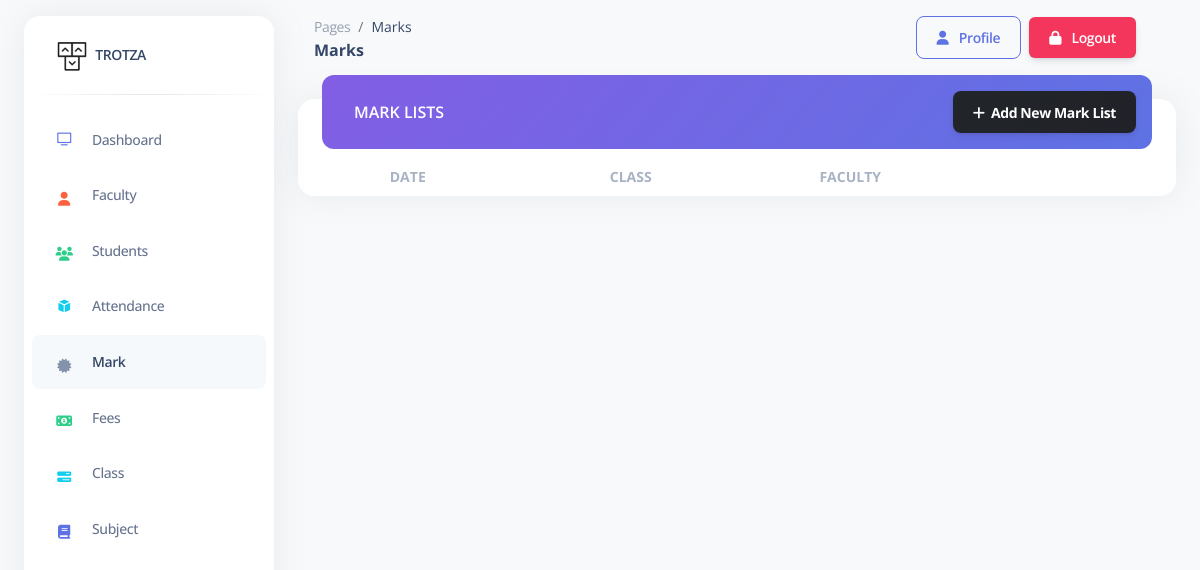
The app's page /admin/pages/marks.php, older data.
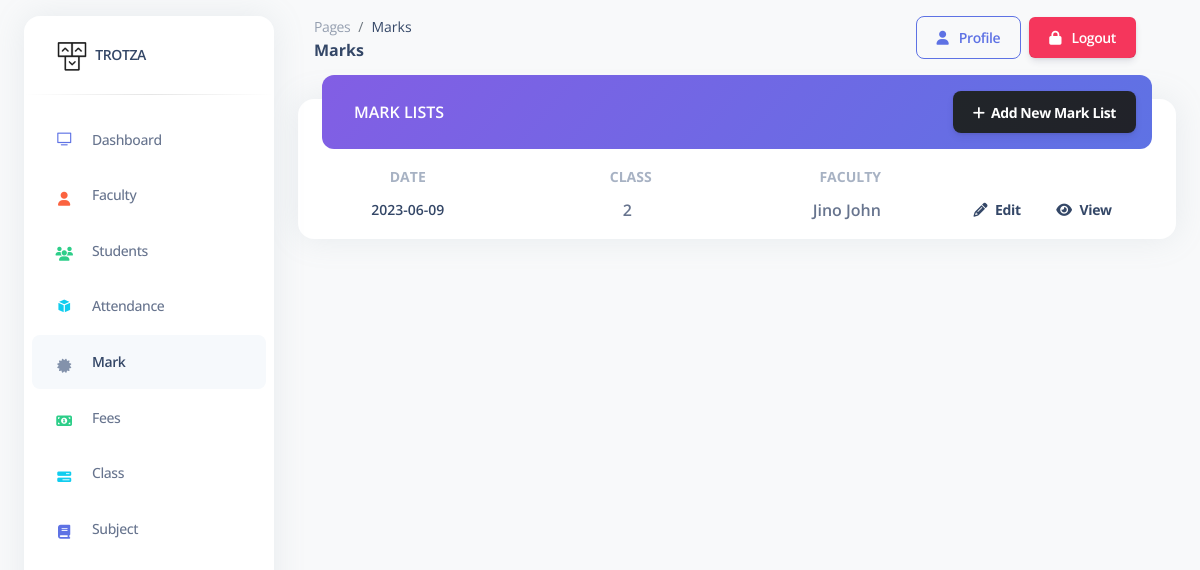
The same page, newer data.
### tables this page shows
CREATE TABLE `mark_master` (
  `markid` int(11) NOT NULL,
  `date` date NOT NULL,
  `fid` int(11) NOT NULL,
  `class` int(11) NOT NULL
);

CREATE TABLE `faculty_data` (
  `fid` int(11) NOT NULL,
  `name` varchar(100) NOT NULL,
  `email` varchar(100) NOT NULL,
  `mobile` bigint(20) NOT NULL
);

### admin/pages/marks.php (the view, shortened to what the changed rows need)
<?php
include '../includes/connection.php';
?>
<!DOCTYPE html>
<html lang="en">
<head>
    <link href="../assets/css/nucleo-icons.css" rel="stylesheet" />
    <link href="../assets/css/nucleo-svg.css" rel="stylesheet" />
    <link href="../assets/css/nucleo-svg.css" rel="stylesheet" />
    <link id="pagestyle" href="../assets/css/argon-dashboard.css?v=2.0.4" rel="stylesheet" />
</head>
<body class="g-sidenav-show   bg-gray-100">
    <main class="main-content position-relative border-radius-lg ">
        <div class="container-fluid py-4">
            <div class="row">
                <div class="col-12">
                    <div class="card mb-4">
                        <div class="card-body px-0 pt-3 pb-2">
                            <div class="table-responsive p-0">
                                <table class="align-items-center mb-0 w-100 d-block d-md-table text-sm">
                                    <thead>
                                        <tr>
                                            <th class="text-center text-uppercase text-secondary font-weight-bolder opacity-7"
                                                style="width: 25%;">
                                                Date</th>
                                            <th class="text-center text-uppercase text-secondary font-weight-bolder opacity-7 ps-2"
                                                style="width: 25%;">
                                                Class</th>
                                            <th class="text-center text-uppercase text-secondary font-weight-bolder opacity-7 ps-2 th-sm"
                                                style="width: 25%;">
                                                Faculty</th>
                                            <th class="text-center text-uppercase text-secondary font-weight-bolder opacity-7"
                                                style="width: 25%;">
                                            </th>
                                        </tr>
                                    </thead>
                                    <tbody>
                                        <?php
                                        $query = "SELECT mm.markid,mm.date,mm.class,fd.name FROM mark_master mm inner join faculty_data fd on mm.fid=fd.fid";
                                        $result = mysqli_query($conn, $query);
                                        while ($row = mysqli_fetch_array($result)) {
                                            ?>
                                            <tr>
                                                <td class="align-middle text-center">
                                                    <div class="d-flex flex-column ">
                                                        <h6 class="mb-0 text-sm">
                                                            <?php echo $row["date"]; ?>
                                                        </h6>
                                                    </div>
                                                </td>
                                                <td class="align-middle text-center">
                                                    <p class="font-weight-bold mb-0">
                                                        <?php echo $row["class"]; ?>
                                                    </p>
                                                </td>
                                                <td class="align-middle text-center">
                                                    <p class="font-weight-bold mb-0">
                                                        <?php echo $row["name"]; ?>
                                                    </p>
                                                </td>
                                                <td>
                                                    <a class="btn btn-link text-dark px-3 mb-0" type="button"
                                                        href="edit_mark.php?markid=<?php echo $row["markid"]; ?>&dt=<?php echo $row["date"]; ?>&&class=<?php echo $row["class"]; ?>"><i
                                                            class="fas fa-pencil-alt text-dark me-2"></i>Edit</a>
                                                    <a class="btn btn-link text-dark px-3 mb-0"
                                                        href="view_mark.php?aid=<?php echo $row["markid"]; ?>&dt=<?php echo $row["date"]; ?>&&class=<?php echo $row["class"]; ?>"><i
                                                            class="fas fa-eye text-dark me-2"></i>View</a>
                                                </td>
                                            </tr>
                                            <?php
                                        }
                                        ?>
                                    </tbody>
                                </table>
                            </div>
                        </div>
                    </div>
                </div>
            </div>
        </div>
    </main>
</body>
</html>

Row changes from the older to the newer data that the page shows:
added mark_master: date "2023-06-09", class "2", fid.name "Jino John"
